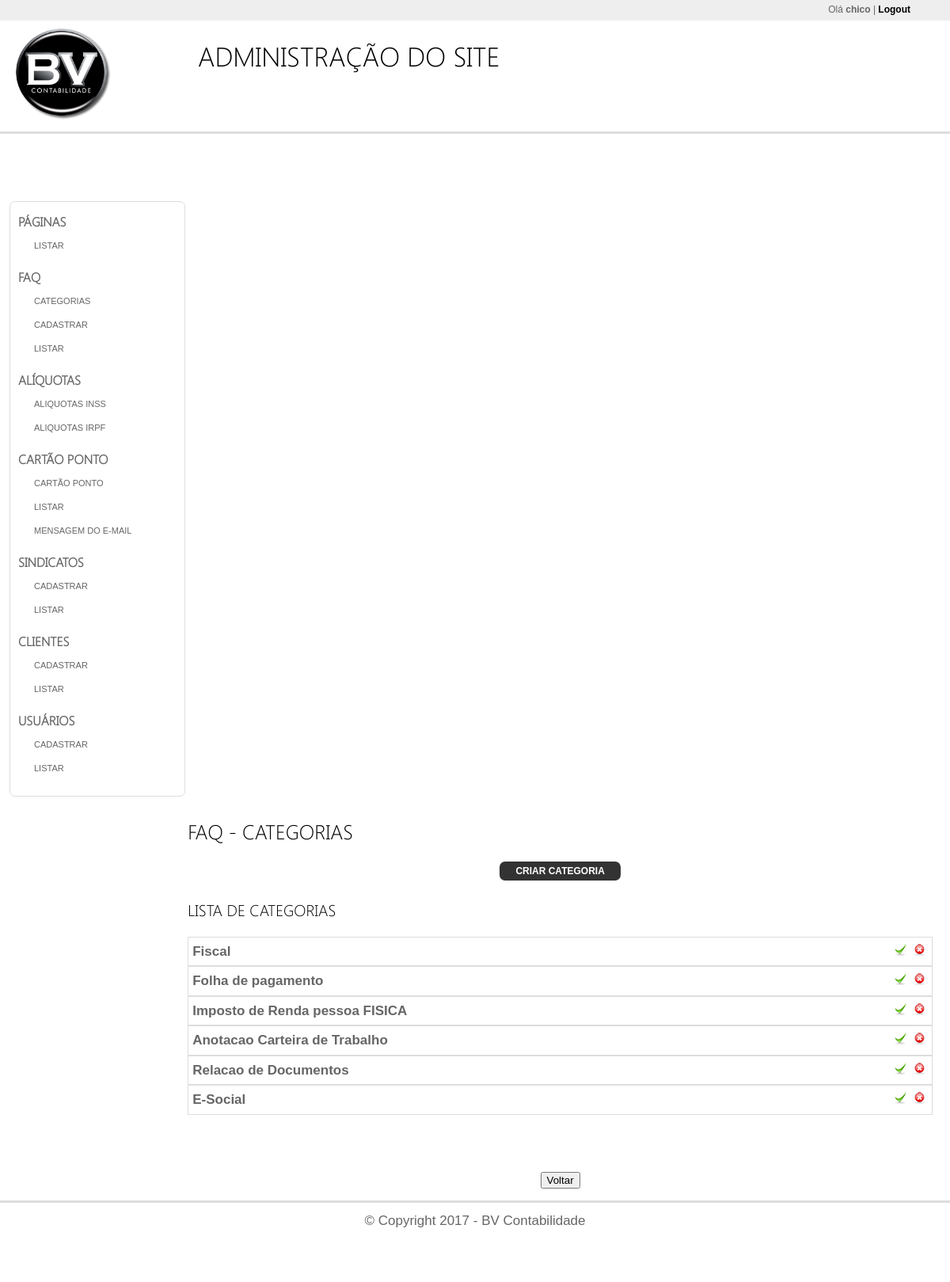
The page /admin/index.php?pag=cad_categoria (signed in) on the database its author committed.
### tables this page shows
CREATE TABLE IF NOT EXISTS `categorias` (
  `id` int(11) NOT NULL AUTO_INCREMENT,
  `nome_cat` varchar(150) DEFAULT NULL,
  `tipo` varchar(150) DEFAULT NULL,
  `ordem` int(11) DEFAULT NULL,
  `status` char(1) DEFAULT 's',
  PRIMARY KEY (`id`)
);

### admin/paginas/produtos/cad_categoria.php (the view, shortened to what this page needs)
<div align="center">
<input type="button" id="ccat" value="Criar Categoria" class="button" />
</div>
<h3>Lista de Categorias</h3>
<dl>
	<?php
	$sql = mysql_query("SELECT id, nome_cat, status AS status_cat FROM categorias ORDER BY id");
	while($reg = mysql_fetch_array($sql))
	{
		if(@$auxetapa != $reg['id'])
		{
			if($reg['status_cat'] == "n"){
				$publi = "<img style='float: right; cursor:pointer; background: #FFF; padding: 3px; margin-right: 3px;' src='imagens/icon-32-apply-off.png' border='0' title='Publicar' alt='Publicar' />";
				$estilo = " style='background: #EEE !important; color: #CCC !important;'";
				$status = "s";
			}
			else
			{
				$publi = "<img style='float: right; cursor:pointer; background: #FFF; padding: 3px; margin-right: 3px;' src='imagens/icon-32-apply.png' border='0' title='Despublicar' alt='Despublicar' />";
				$estilo = "";
				$status = "n";
			}
		?>
			<dt<?php echo $estilo;?> id="dt-<?php echo $reg['id'];?>"><span><?php echo $reg['nome_cat'];?></span>
            	<a onclick="confirma('cat','<?php echo $reg['id'];?>', '<?php echo $reg['nome_cat'];?>')" class='exclui_etapa'><img style="float: right; cursor:pointer; background: #FFF; padding: 3px;" src='imagens/icon-32-cancel.png' /></a>
                <a id="<?php echo "cat-".$status."-".$reg['id'];?>" class="publi"><?php echo $publi;?></a>
            </dt>
        <?php
			$auxetapa = $reg['id'];
		}
	}
	?>
</dl>

### admin/estilos.css (style rules this page uses)
body { font-family: Arial, Helvetica, sans-serif; font-size: 17px; line-height: 150%; margin: 0; padding: 0; color: #666; }
.button { font-size: 12px; font-family: Arial, Helvetica, sans-serif; padding: 5px 20px; margin: 5px; cursor: pointer; font-weight: bold; text-transform: uppercase; background: #333; color: #FFF; border: none; -webkit-border-radius: 7px 7px 7px 7px; -moz-border-radius: 7px 7px 7px 7px; -khtml-border-radius: 7px 7px 7px 7px; border-radius: 7px 7px 7px 7px; }
dl { width: 100%; clear: both; }
dt { border: 1px solid #DDD; padding: 5px; background: #FFF; font-weight: bold; }
h1, h2, h3 { font-weight: normal; text-transform: uppercase; font-family: "Segoe"; color: #000; }

### rows shown on the page
categorias: nome_cat "Fiscal"
categorias: nome_cat "Folha de pagamento"
categorias: nome_cat "Imposto de Renda pessoa FISICA"
categorias: nome_cat "Anotacao Carteira de Trabalho"
categorias: nome_cat "Relacao de Documentos"
categorias: nome_cat "E-Social"

### other values the page prints
$tit "FAQ - CATEGORIAS"
